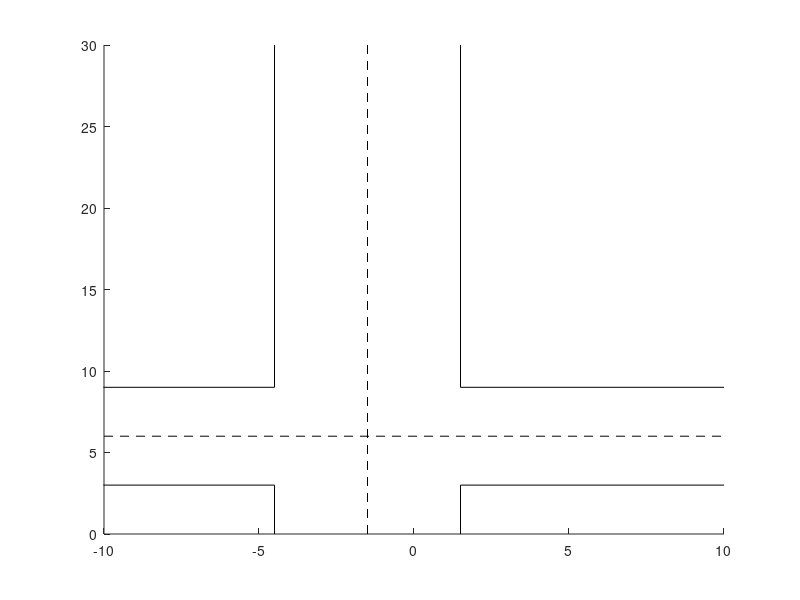

This figure's MATLAB source: (Note: this script raises an error after producing the figure.)
close all;

laneWidth = 3;
dToInter = 3;

fig1 = figure;
hold on
FOVsize = [20,30];
roadBoarder = plot([laneWidth/2 laneWidth/2],[0 dToInter],'k');
hold on
plot([laneWidth/2 FOVsize(1)/2],[dToInter dToInter],'k')
plot([laneWidth/2 FOVsize(1)/2],[2*laneWidth+dToInter, 2*laneWidth+dToInter],'k')
plot([laneWidth/2 laneWidth/2], [2*laneWidth+dToInter, FOVsize(2)],'k')
plot([-1.5*laneWidth -1.5*laneWidth],[0 dToInter],'k')
plot([-1.5*laneWidth -1.5*FOVsize(1)],[dToInter dToInter],'k')
plot([-1.5*laneWidth -1.5*FOVsize(1)],[2*laneWidth+dToInter 2*laneWidth+dToInter],'k')
plot([-1.5*laneWidth -1.5*laneWidth], [2*laneWidth+dToInter, FOVsize(2)],'k')
midRoad = plot([-laneWidth/2 -laneWidth/2],[0 FOVsize(2)],'k--');
plot([-FOVsize(1)/2, FOVsize(1)/2],[laneWidth+dToInter, laneWidth+dToInter],'k--')
xlim([-FOVsize(1)/2,FOVsize(1)/2])
ylim([0, FOVsize(2)])
xlim([-FOVsize(1)/2,FOVsize(1)/2])
ylim([0, FOVsize(2)])

K = min(size(est,2), size(X,2));

gtPlot = {};
estPlot = {};

for k = 2:K
    if k > 3
        delete(gtPlot)
        delete(estPlot)
    end
    for i = 1:size(X{k},2)
        gtPlot = [gtPlot, plot(X{k}(1,i),X{k}(2,i),'k+')];
    end
    for i = 1:size(est{k},2)
        estPlot = [estPlot plot(est{k}{i}(1),est{k}{i}(2),'r*')];
    end
    if k == 2
        legend([gtPlot(1), estPlot(1)],'GT','Estimate')
    end
    pause(0.05)
end